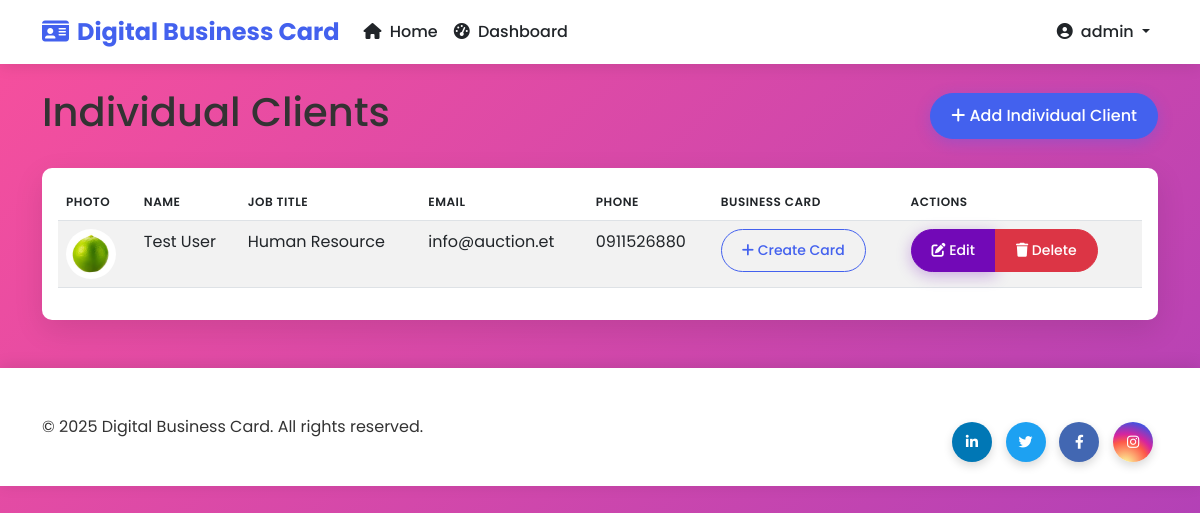
The page /dashboard/individuals/ (signed in) on the database its author committed.
### cards/models.py (models this page shows, shortened)
class IndividualClient(models.Model):
    name = models.CharField(max_length=100)
    job_title = models.CharField(max_length=100, blank=True)
    phone = models.CharField(max_length=20, blank=True)
    email = models.EmailField(blank=True)
    website = models.URLField(blank=True)
    profile_picture = models.ImageField(upload_to='individual_pics/', blank=True)
    linkedin = models.URLField(blank=True)
    twitter = models.URLField(blank=True)
    facebook = models.URLField(blank=True)
    instagram = models.URLField(blank=True)
    created_at = models.DateTimeField(auto_now_add=True)

### cards/views.py (the view)
# urls.py: path('dashboard/individuals/', views.individual_list, name='individual_list'),
@login_required
def individual_list(request):
    individuals = IndividualClient.objects.all()
    context = {
        'individuals': individuals
    }
    return render(request, 'cards/individual_list.html', context)

### cards/templates/cards/individual_list.html (shortened to what this page needs)
{% extends 'cards/base.html' %}
{% block content %}
<div class="d-flex justify-content-between align-items-center mb-4">
    <h1>Individual Clients</h1>
    <a href="{% url 'individual_create' %}" class="btn btn-primary">
        <i class="fas fa-plus"></i> Add Individual Client
    </a>
</div>
<div class="card">
    <div class="card-body">
        <div class="table-responsive">
            <table class="table table-striped">
                <thead>
                    <tr>
                        <th>Photo</th>
                        <th>Name</th>
                        <th>Job Title</th>
                        <th>Email</th>
                        <th>Phone</th>
                        <th>Business Card</th>
                        <th>Actions</th>
                    </tr>
                </thead>
                <tbody>
                    {% for individual in individuals %}
                    <tr>
                        <td>
                            {% if individual.profile_picture %}
                                <img src="{{ individual.profile_picture.url }}" alt="{{ individual.name }}" style="width: 50px; height: 50px; object-fit: cover; border-radius: 50%;">
                            {% else %}
                                <div class="bg-secondary text-white d-flex align-items-center justify-content-center" style="width: 50px; height: 50px; border-radius: 50%;">
                                    {{ individual.name|first }}
                                </div>
                            {% endif %}
                        </td>
                        <td>{{ individual.name }}</td>
                        <td>{{ individual.job_title }}</td>
                        <td>{{ individual.email }}</td>
                        <td>{{ individual.phone }}</td>
                        <td>
                            {% if individual.businesscard_set.exists %}
                                {% with card=individual.businesscard_set.first %}
                                <a href="{% url 'card_detail' card.uuid %}" class="btn btn-sm btn-info">
                                    <i class="fas fa-id-card"></i> View Card
                                </a>
                                {% endwith %}
                            {% else %}
                                <a href="{% url 'card_create' %}" class="btn btn-sm btn-outline-primary">
                                    <i class="fas fa-plus"></i> Create Card
                                </a>
                            {% endif %}
                        </td>
                        <td>
                            <div class="btn-group">
                                <a href="{% url 'individual_edit' individual.id %}" class="btn btn-sm btn-secondary">
                                    <i class="fas fa-edit"></i> Edit
                                </a>
                                <a href="{% url 'individual_delete' individual.id %}" class="btn btn-sm btn-danger">
                                    <i class="fas fa-trash"></i> Delete
                                </a>
                            </div>
                        </td>
                    </tr>
                    {% empty %}
                    <tr>
                        <td colspan="7" class="text-center">No individual clients available</td>
                    </tr>
                    {% endfor %}
                </tbody>
            </table>
        </div>
    </div>
</div>
{% endblock %}

### cards/templates/cards/base.html (shortened to what this page needs)
<!DOCTYPE html>
<html lang="en">
<head>
    <link href="https://cdn.jsdelivr.net/npm/bootstrap@5.3.0-alpha1/dist/css/bootstrap.min.css" rel="stylesheet">
    <link rel="stylesheet" href="https://cdnjs.cloudflare.com/ajax/libs/font-awesome/6.1.1/css/all.min.css">
    <link href="https://unpkg.com/aos@2.3.1/dist/aos.css" rel="stylesheet">
    {% load static %}
    <link rel="stylesheet" href="{% static 'cards/css/style.css' %}">
</head>
<body>
    <nav class="navbar navbar-expand-lg navbar-light mb-4 sticky-top">
        <div class="container">
            <a class="navbar-brand" href="{% url 'home' %}">
                <i class="fas fa-id-card me-2"></i>Digital Business Card
            </a>
            <div class="collapse navbar-collapse" id="navbarNav">
                <ul class="navbar-nav me-auto">
                    <li class="nav-item">
                        <a class="nav-link" href="{% url 'home' %}"><i class="fas fa-home me-1"></i> Home</a>
                    </li>
                    {% if user.is_authenticated %}
                    <li class="nav-item">
                        <a class="nav-link" href="{% url 'dashboard' %}"><i class="fas fa-tachometer-alt me-1"></i> Dashboard</a>
                    </li>
                    {% endif %}
                </ul>
                <ul class="navbar-nav">
                    {% if user.is_authenticated %}
                    <li class="nav-item dropdown">
                        <a class="nav-link dropdown-toggle" href="#" id="navbarDropdown" role="button" data-bs-toggle="dropdown">
                            <i class="fas fa-user-circle me-1"></i> {{ user.username }}
                        </a>
                    </li>
                    {% else %}
                    <li class="nav-item">
                        <a class="nav-link btn btn-sm btn-primary text-white px-3" href="{% url 'login' %}"><i class="fas fa-sign-in-alt me-1"></i> Login</a>
                    </li>
                    {% endif %}
                </ul>
            </div>
        </div>
    </nav>
    <div class="container">
        {% block content %}{% endblock %}
    </div>
    <footer class="mt-5 py-4">
        <div class="container">
            <div class="row align-items-center">
                <div class="col-md-6 text-center text-md-start">
                    <p class="mb-0">&copy; {% now "Y" %} Digital Business Card. All rights reserved.</p>
                </div>
                <div class="col-md-6 text-center text-md-end">
                    <div class="social-links small">
                        <a href="#" class="linkedin"><i class="fab fa-linkedin-in"></i></a>
                        <a href="#" class="twitter"><i class="fab fa-twitter"></i></a>
                        <a href="#" class="facebook"><i class="fab fa-facebook-f"></i></a>
                        <a href="#" class="instagram"><i class="fab fa-instagram"></i></a>
                    </div>
                </div>
            </div>
        </div>
    </footer>
</body>
</html>

### cards/static/cards/css/style.css (style rules this page uses)
:root { --primary-color: #4361ee; --primary-hover: #3a56d4; --secondary-color: #7209b7; --accent-color: #f72585; --light-color: #f8f9fa; --dark-color: #212529; --border-radius: 10px; --box-shadow: 0 10px 30px rgba(0, 0, 0, 0.1); --primary-rgb: 67, 97, 238; --success-rgb: 40, 167, 69; --info-rgb: 23, 162, 184; --warning-rgb: 255, 193, 7; --white: #ffffff; --btn-border-radius: 50px; --box-shadow-sm: 0 4px 15px rgba(0, 0, 0, 0.08); }
body { font-family: 'Poppins', sans-serif; background-color: #f9fafb; color: #333; line-height: 1.6; }
.navbar { box-shadow: 0 2px 15px rgba(0, 0, 0, 0.1); background-color: white !important; }
.navbar-brand { font-weight: 700; font-size: 1.5rem; color: var(--primary-color) !important; }
.nav-link { font-weight: 500; color: var(--dark-color) !important; transition: all 0.3s ease; }
.btn { border-radius: 50px; padding: 10px 20px; font-weight: 500; transition: all 0.3s ease; }
.btn-primary { background-color: var(--primary-color); border-color: var(--primary-color); box-shadow: 0 4px 15px rgba(67, 97, 238, 0.3); }
.btn-secondary { background-color: var(--secondary-color); border-color: var(--secondary-color); box-shadow: 0 4px 15px rgba(114, 9, 183, 0.3); }
.btn-outline-primary { color: var(--primary-color); border-color: var(--primary-color); }
.card { border-radius: var(--border-radius); border: none; box-shadow: var(--box-shadow); transition: transform 0.3s, box-shadow 0.3s; overflow: hidden; }
.social-links { margin-top: 30px; }
.social-links a { display: inline-block; width: 40px; height: 40px; line-height: 40px; text-align: center; border-radius: 50%; margin: 0 5px; color: white; transition: all 0.3s; box-shadow: 0 4px 10px rgba(0, 0, 0, 0.15); }
.linkedin { background-color: #0077B5; }
.twitter { background-color: #1DA1F2; }
.facebook { background-color: #4267B2; }
.instagram { background: radial-gradient(circle at 30% 107%, #fdf497 0%, #fdf497 5%, #fd5949 45%, #d6249f 60%, #285AEB 90%); }
.table th { font-weight: 600; text-transform: uppercase; font-size: 0.75rem; letter-spacing: 0.5px; }
.btn-group .btn:first-child { border-top-left-radius: var(--btn-border-radius); border-bottom-left-radius: var(--btn-border-radius); }
.btn-group .btn:last-child { border-top-right-radius: var(--btn-border-radius); border-bottom-right-radius: var(--btn-border-radius); }
footer { background-color: white; box-shadow: 0 -2px 15px rgba(0, 0, 0, 0.1); padding: 20px 0; }
.fade-in { animation: fadeIn 0.5s ease-in; }

### rows shown on the page
IndividualClient: profile_picture (picture), name "Test User", job_title "Human Resource", email "info@auction.et", phone "0911526880"

### other values the page prints
{{ user.username }} "admin"
